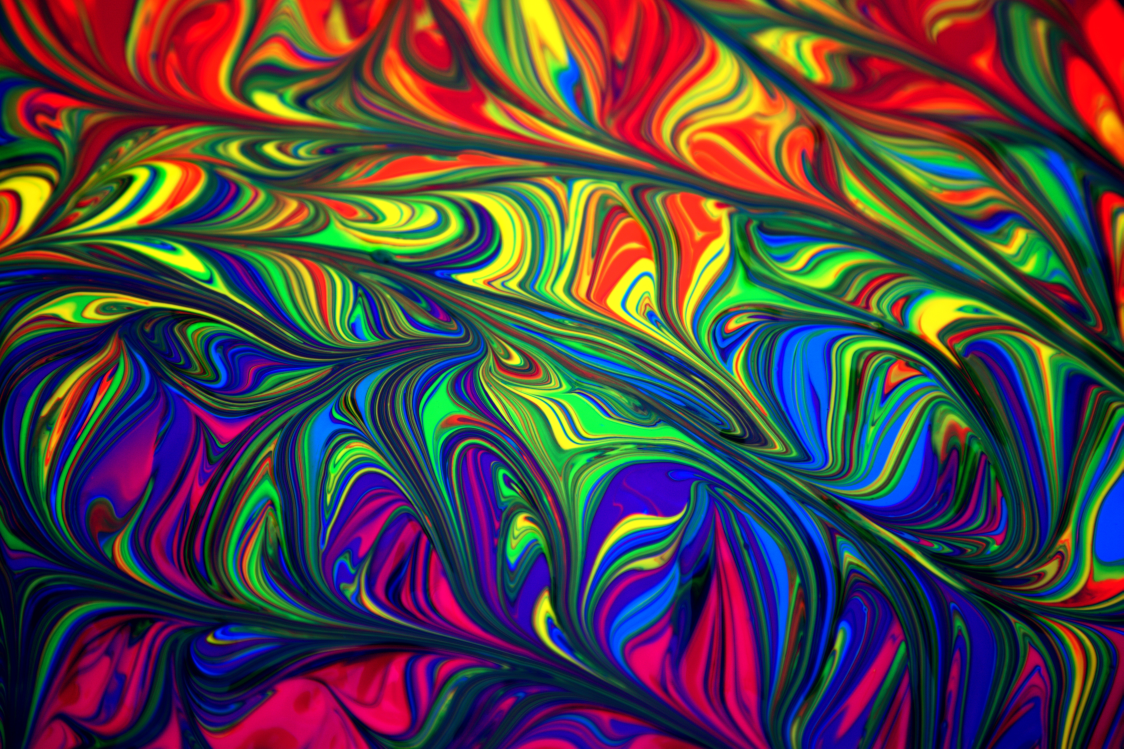
#> input picture LAB#7/Mission_Documents#7/pexels-alexander-grey-1566909.jpg, 5616 x 3744 px, found by its file name (shown at 1/5 size)
$ python lab7.py
#> lines starting #> are read from the running program, lines starting #| are printed output that depends on the picture
# Please enter the LAB#7 folder and run!
# Install opencv2 before starting, you can use "pip install opencv-python" command.
# jpg source: https://www.pexels.com/photo/blue-green-and-red-abstract-illustration-1566909/
# task 1 #
import cv2

# task 2 #
load = cv2.imread('Mission_Documents#7/pexels-alexander-grey-1566909.jpg', 1)
#> load is the input picture: shape (3744, 5616, 3); mean B, G, R 69.3, 66.9, 78.4
load = cv2.resize(load, (int(load.shape[1]/4), int(load.shape[0]/4)))
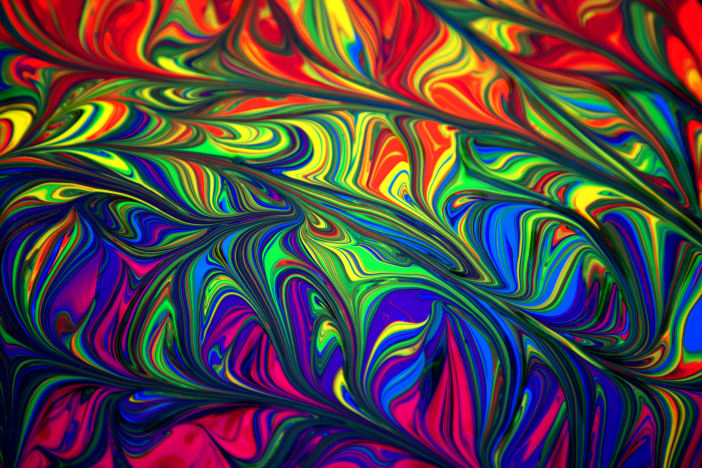
#> load: shape (936, 1404, 3) (shown at 1/2 size); mean B, G, R 69.5, 67, 78.6

# task 3 & 4#
(R, G, B) = cv2.split(load)
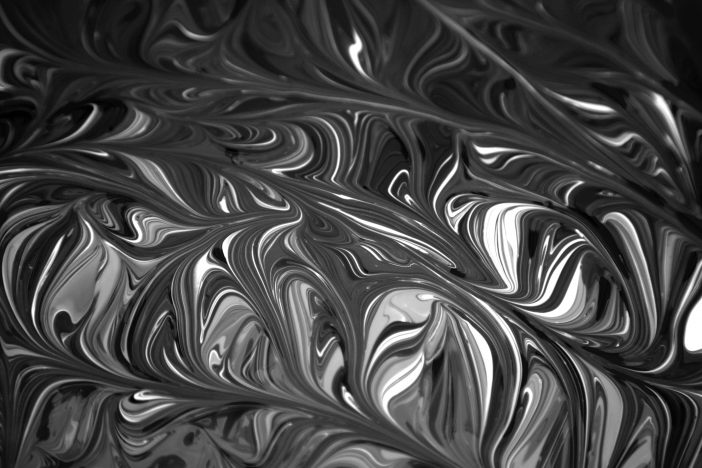
#> R: shape (936, 1404) (shown at 1/2 size); min 0, max 255, mean 69.5
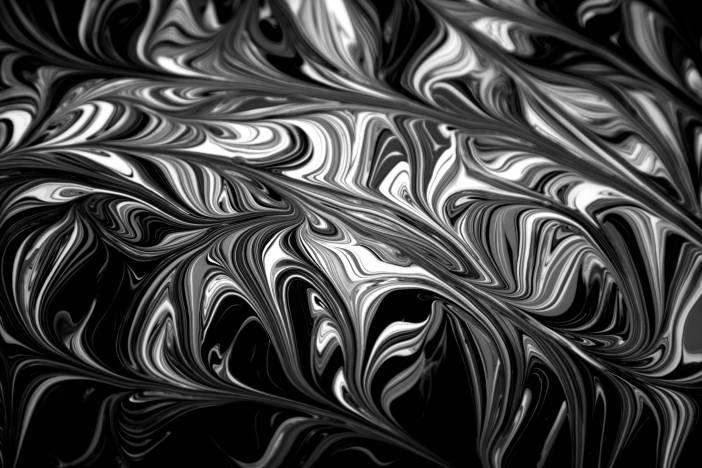
#> G: shape (936, 1404) (shown at 1/2 size); min 0, max 255, mean 67
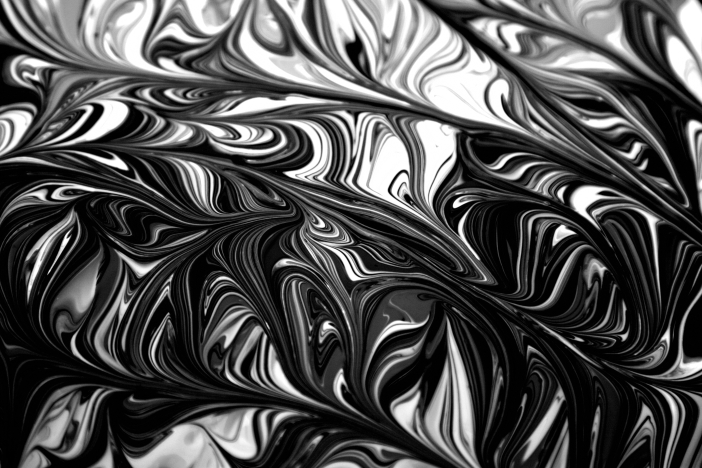
#> B: shape (936, 1404) (shown at 1/2 size); min 0, max 255, mean 78.6

# task 5 #
cv2.imshow("Red", R)
cv2.imshow("Green", G)
cv2.imshow("Blue", B)

# task 6 #
red = cv2.normalize(R, None, 0, 255, cv2.NORM_MINMAX)
green = cv2.normalize(G, None, 0, 0, cv2.NORM_MINMAX)
#> green: shape (936, 1404); every value is 0
blue = cv2.normalize(B, None, 0, 255, cv2.NORM_MINMAX)

# task 7 #
processed_image = cv2.merge([blue, green, red])
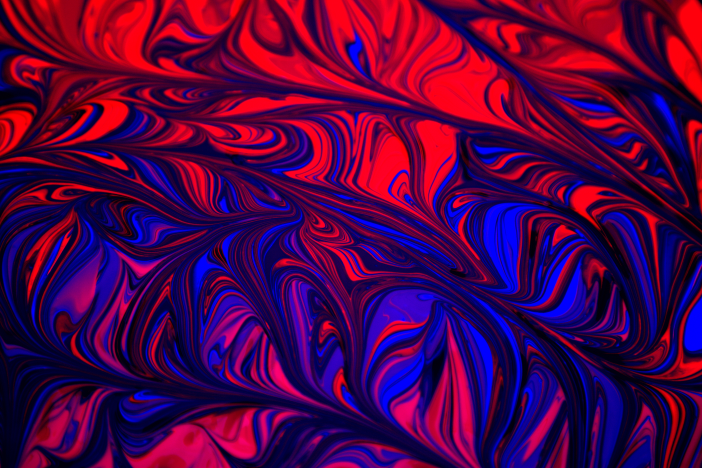
#> processed_image: shape (936, 1404, 3) (shown at 1/2 size); mean R, G, B 78.6, 0, 69.5

cv2.imshow("Processed Image", processed_image)

cv2.waitKey(0)
cv2.destroyAllWindows()
